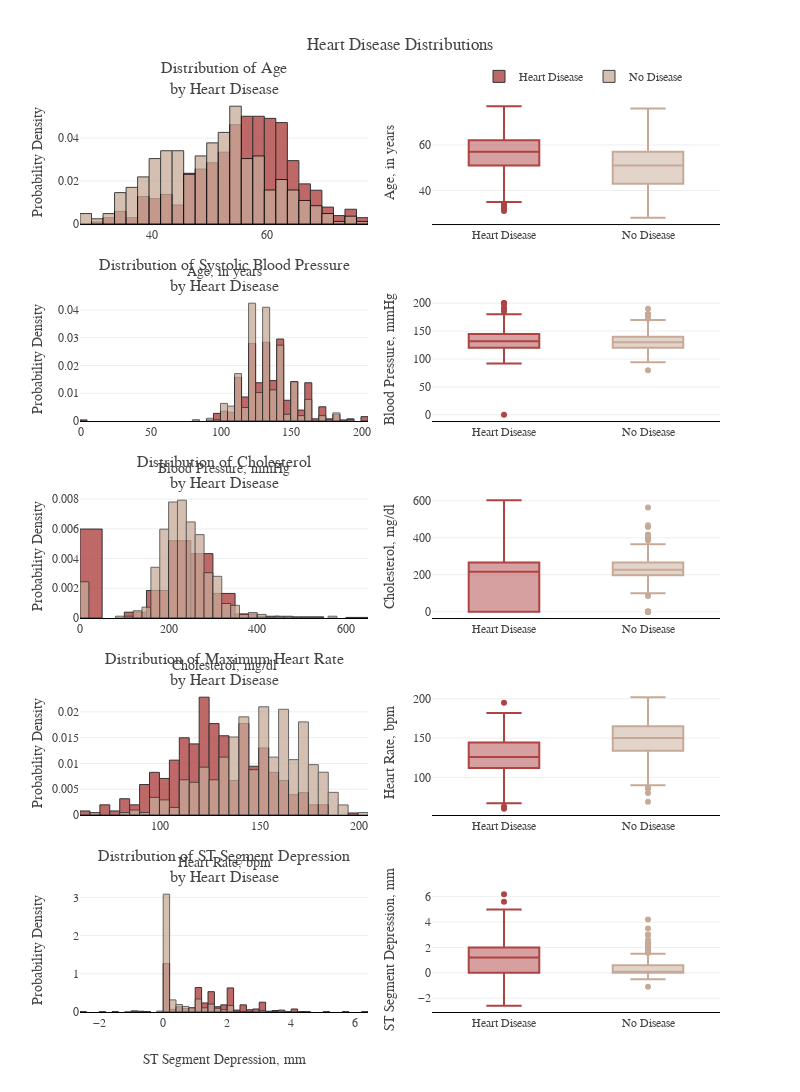

Source (notebook cell):
### Markdown cell above
Overall, the classes in our target variable, `HeartDisease`, are relatively balanced. Out of the total 918 patients in the data, 508 have been diagnosed with heart failure while 410 have not. The median age of patients with heart disease is 57, while those without heart disease are slightly younger with a median age of 51. Among men, approximately 63% have heart disease, while in women, about 1 in every 4 have been diagnosed with heart disease.

### Code cell
fig = make_subplots(rows=5, cols=2, vertical_spacing=0.08,
                    subplot_titles=("Distribution of Age<br>by Heart Disease", "", 
                                    "Distribution of Systolic Blood Pressure<br>by Heart Disease",  "",
                                    "Distribution of Cholesterol<br>by Heart Disease",  "", 
                                    "Distribution of Maximum Heart Rate<br>by Heart Disease", "" ,
                                    "Distribution of ST Segment Depression<br>by Heart Disease", ""))

fig.add_trace(go.Histogram(x=heart[heart.HeartDisease==1]['Age'], histnorm='probability density', 
                           marker=dict(color='#AF4343', line=dict(width=1, color='#000000')),
                           opacity=0.8, name="Heart Disease"),
              row=1, col=1)
fig.add_trace(go.Histogram(x=heart[heart.HeartDisease==0]['Age'], histnorm='probability density', 
                           marker=dict(color='#C6AA97', line=dict(width=1, color='#000000')), 
                           opacity=0.75, name="No Disease"),
              row=1, col=1)
fig.add_trace(go.Box(y=heart[heart.HeartDisease==1]['Age'], name="Heart Disease", 
                     marker_color = '#AF4343', showlegend=False),
              row=1, col=2)
fig.add_trace(go.Box(y=heart[heart.HeartDisease==0]['Age'], name="No Disease", 
                     marker_color = '#C6AA97', showlegend=False), 
              row=1, col=2)
fig.add_trace(go.Histogram(x=heart[heart.HeartDisease==1]['RestingBP'], histnorm='probability density', 
                           marker=dict(color='#AF4343', line=dict(width=1, color='#000000')),
                           opacity=0.8, name="Heart Disease", showlegend=False),
              row=2, col=1)
fig.add_trace(go.Histogram(x=heart[heart.HeartDisease==0]['RestingBP'], histnorm='probability density',
                           marker=dict(color='#C6AA97', line=dict(width=1, color='#333333')), 
                           opacity=0.75, name="No Disease", showlegend=False),
              row=2, col=1)
fig.add_trace(go.Box(y=heart[heart.HeartDisease==1]['RestingBP'], name="Heart Disease", 
                     marker_color = '#AF4343', showlegend=False),
              row=2, col=2)
fig.add_trace(go.Box(y=heart[heart.HeartDisease==0]['RestingBP'], name="No Disease", 
                     marker_color = '#C6AA97', showlegend=False), 
              row=2, col=2)
fig.add_trace(go.Histogram(x=heart[heart.HeartDisease==1]['Cholesterol'], histnorm='probability density', 
                           marker=dict(color='#AF4343', line=dict(width=1, color='#000000')),
                           opacity=0.8, name="Heart Disease", showlegend=False),
             row=3, col=1)
fig.add_trace(go.Histogram(x=heart[heart.HeartDisease==0]['Cholesterol'], histnorm='probability density', 
                           marker=dict(color='#C6AA97', line=dict(width=1, color='#333333')), 
                           opacity=0.75, name="No Disease", showlegend=False),
              row=3, col=1)
fig.add_trace(go.Box(y=heart[heart.HeartDisease==1]['Cholesterol'], name="Heart Disease", 
                     marker_color = '#AF4343', showlegend=False),
              row=3, col=2)
fig.add_trace(go.Box(y=heart[heart.HeartDisease==0]['Cholesterol'], name="No Disease", 
                     marker_color = '#C6AA97', showlegend=False), 
              row=3, col=2)
fig.add_trace(go.Histogram(x=heart[heart.HeartDisease==1]['MaxHR'], histnorm='probability density', 
                           marker=dict(color='#AF4343', line=dict(width=1, color='#000000')),
                           opacity=0.8, name="Heart Disease", showlegend=False),
             row=4, col=1)
fig.add_trace(go.Histogram(x=heart[heart.HeartDisease==0]['MaxHR'], histnorm='probability density', 
                           marker=dict(color='#C6AA97', line=dict(width=1, color='#333333')), 
                           opacity=0.75, name="No Disease", showlegend=False),
              row=4, col=1)
fig.add_trace(go.Box(y=heart[heart.HeartDisease==1]['MaxHR'], name="Heart Disease", 
                     marker_color = '#AF4343', showlegend=False),
              row=4, col=2)
fig.add_trace(go.Box(y=heart[heart.HeartDisease==0]['MaxHR'], name="No Disease", 
                     marker_color = '#C6AA97', showlegend=False), 
              row=4, col=2)
fig.add_trace(go.Histogram(x=heart[heart.HeartDisease==1]['Oldpeak'], histnorm='probability density', 
                           marker=dict(color='#AF4343', line=dict(width=1, color='#000000')),
                           opacity=0.8, name="Heart Disease", showlegend=False),
             row=5, col=1)
fig.add_trace(go.Histogram(x=heart[heart.HeartDisease==0]['Oldpeak'], histnorm='probability density', 
                           marker=dict(color='#C6AA97', line=dict(width=1, color='#333333')), 
                           opacity=0.75, name="No Disease", showlegend=False),
              row=5, col=1)
fig.add_trace(go.Box(y=heart[heart.HeartDisease==1]['Oldpeak'], name="Heart Disease", 
                     marker_color = '#AF4343', showlegend=False),
              row=5, col=2)
fig.add_trace(go.Box(y=heart[heart.HeartDisease==0]['Oldpeak'], name="No Disease", 
                     marker_color = '#C6AA97', showlegend=False), 
              row=5, col=2)
fig.update_layout(title="Heart Disease Distributions", 
                  xaxis1_title="Age, in years", yaxis1_title='Probability Density', 
                  yaxis2_title='Age, in years',
                  xaxis3_title="Blood Pressure, mmHg", yaxis3_title='Probability Density', 
                  yaxis4_title="Blood Pressure, mmHg",
                  xaxis5_title="Cholesterol, mg/dl", yaxis5_title='Probability Density',
                  yaxis6_title="Cholesterol, mg/dl",
                  xaxis7_title="Heart Rate, bpm", yaxis7_title='Probability Density', 
                  yaxis8_title="Heart Rate, bpm",
                  xaxis9_title="ST Segment Depression, mm", yaxis9_title='Probability Density',
                  yaxis10_title="ST Segment Depression, mm",
                  barmode='overlay', showlegend=True, template=temp,
                  legend=dict(orientation="h", yanchor="bottom", y=1.01, xanchor="right", x=.95),
                  height=2000, width=800)
fig.update_xaxes(showline=True, linewidth=1, linecolor='black', zeroline=False)
fig.update_yaxes(showline=False, zeroline=False)
fig.show()

### Figure 1 — Plotly figure (JSON) as saved in the notebook; plotly's stock layout.template omitted (floating-point values rounded to 4 significant figures; data arrays with more than 128 entries replaced by an {"elided": "..."} marker saying what was removed)
{"data": [{"histnorm": "probability density", "marker": {"color": "#AF4343", "line": {"color": "#000000", "width": 1}}, "name": "Heart Disease", "opacity": 0.8, "type": "histogram", "x": {"elided": "508 int values"}, "xaxis": "x", "yaxis": "y"}, {"histnorm": "probability density", "marker": {"color": "#C6AA97", "line": {"color": "#000000", "width": 1}}, "name": "No Disease", "opacity": 0.75, "type": "histogram", "x": {"elided": "410 int values"}, "xaxis": "x", "yaxis": "y"}, {"marker": {"color": "#AF4343"}, "name": "Heart Disease", "showlegend": false, "type": "box", "xaxis": "x2", "y": {"elided": "508 int values"}, "yaxis": "y2"}, {"marker": {"color": "#C6AA97"}, "name": "No Disease", "showlegend": false, "type": "box", "xaxis": "x2", "y": {"elided": "410 int values"}, "yaxis": "y2"}, {"histnorm": "probability density", "marker": {"color": "#AF4343", "line": {"color": "#000000", "width": 1}}, "name": "Heart Disease", "opacity": 0.8, "showlegend": false, "type": "histogram", "x": {"elided": "508 int values"}, "xaxis": "x3", "yaxis": "y3"}, {"histnorm": "probability density", "marker": {"color": "#C6AA97", "line": {"color": "#333333", "width": 1}}, "name": "No Disease", "opacity": 0.75, "showlegend": false, "type": "histogram", "x": {"elided": "410 int values"}, "xaxis": "x3", "yaxis": "y3"}, {"marker": {"color": "#AF4343"}, "name": "Heart Disease", "showlegend": false, "type": "box", "xaxis": "x4", "y": {"elided": "508 int values"}, "yaxis": "y4"}, {"marker": {"color": "#C6AA97"}, "name": "No Disease", "showlegend": false, "type": "box", "xaxis": "x4", "y": {"elided": "410 int values"}, "yaxis": "y4"}, {"histnorm": "probability density", "marker": {"color": "#AF4343", "line": {"color": "#000000", "width": 1}}, "name": "Heart Disease", "opacity": 0.8, "showlegend": false, "type": "histogram", "x": {"elided": "508 int values"}, "xaxis": "x5", "yaxis": "y5"}, {"histnorm": "probability density", "marker": {"color": "#C6AA97", "line": {"color": "#333333", "width": 1}}, "name": "No Disease", "opacity": 0.75, "showlegend": false, "type": "histogram", "x": {"elided": "410 int values"}, "xaxis": "x5", "yaxis": "y5"}, {"marker": {"color": "#AF4343"}, "name": "Heart Disease", "showlegend": false, "type": "box", "xaxis": "x6", "y": {"elided": "508 int values"}, "yaxis": "y6"}, {"marker": {"color": "#C6AA97"}, "name": "No Disease", "showlegend": false, "type": "box", "xaxis": "x6", "y": {"elided": "410 int values"}, "yaxis": "y6"}, {"histnorm": "probability density", "marker": {"color": "#AF4343", "line": {"color": "#000000", "width": 1}}, "name": "Heart Disease", "opacity": 0.8, "showlegend": false, "type": "histogram", "x": {"elided": "508 int values"}, "xaxis": "x7", "yaxis": "y7"}, {"histnorm": "probability density", "marker": {"color": "#C6AA97", "line": {"color": "#333333", "width": 1}}, "name": "No Disease", "opacity": 0.75, "showlegend": false, "type": "histogram", "x": {"elided": "410 int values"}, "xaxis": "x7", "yaxis": "y7"}, {"marker": {"color": "#AF4343"}, "name": "Heart Disease", "showlegend": false, "type": "box", "xaxis": "x8", "y": {"elided": "508 int values"}, "yaxis": "y8"}, {"marker": {"color": "#C6AA97"}, "name": "No Disease", "showlegend": false, "type": "box", "xaxis": "x8", "y": {"elided": "410 int values"}, "yaxis": "y8"}, {"histnorm": "probability density", "marker": {"color": "#AF4343", "line": {"color": "#000000", "width": 1}}, "name": "Heart Disease", "opacity": 0.8, "showlegend": false, "type": "histogram", "x": {"elided": "508 float values"}, "xaxis": "x9", "yaxis": "y9"}, {"histnorm": "probability density", "marker": {"color": "#C6AA97", "line": {"color": "#333333", "width": 1}}, "name": "No Disease", "opacity": 0.75, "showlegend": false, "type": "histogram", "x": {"elided": "410 float values"}, "xaxis": "x9", "yaxis": "y9"}, {"marker": {"color": "#AF4343"}, "name": "Heart Disease", "showlegend": false, "type": "box", "xaxis": "x10", "y": {"elided": "508 float values"}, "yaxis": "y10"}, {"marker": {"color": "#C6AA97"}, "name": "No Disease", "showlegend": false, "type": "box", "xaxis": "x10", "y": {"elided": "410 float values"}, "yaxis": "y10"}], "layout": {"annotations": [{"font": {"size": 16}, "showarrow": false, "text": "Distribution of Age<br>by Heart Disease", "x": 0.225, "xanchor": "center", "xref": "paper", "y": 1.0, "yanchor": "bottom", "yref": "paper"}, {"font": {"size": 16}, "showarrow": false, "text": "Distribution of Systolic Blood Pressure<br>by Heart Disease", "x": 0.225, "xanchor": "center", "xref": "paper", "y": 0.784, "yanchor": "bottom", "yref": "paper"}, {"font": {"size": 16}, "showarrow": false, "text": "Distribution of Cholesterol<br>by Heart Disease", "x": 0.225, "xanchor": "center", "xref": "paper", "y": 0.568, "yanchor": "bottom", "yref": "paper"}, {"font": {"size": 16}, "showarrow": false, "text": "Distribution of Maximum Heart Rate<br>by Heart Disease", "x": 0.225, "xanchor": "center", "xref": "paper", "y": 0.352, "yanchor": "bottom", "yref": "paper"}, {"font": {"size": 16}, "showarrow": false, "text": "Distribution of ST Segment Depression<br>by Heart Disease", "x": 0.225, "xanchor": "center", "xref": "paper", "y": 0.136, "yanchor": "bottom", "yref": "paper"}], "barmode": "overlay", "height": 2000, "legend": {"orientation": "h", "x": 0.95, "xanchor": "right", "y": 1.01, "yanchor": "bottom"}, "showlegend": true, "title": {"text": "Heart Disease Distributions"}, "width": 800, "xaxis": {"anchor": "y", "domain": [0, 0.45], "linecolor": "black", "linewidth": 1, "showline": true, "title": {"text": "Age, in years"}, "zeroline": false}, "xaxis10": {"anchor": "y10", "domain": [0.55, 1], "linecolor": "black", "linewidth": 1, "showline": true, "zeroline": false}, "xaxis2": {"anchor": "y2", "domain": [0.55, 1], "linecolor": "black", "linewidth": 1, "showline": true, "zeroline": false}, "xaxis3": {"anchor": "y3", "domain": [0, 0.45], "linecolor": "black", "linewidth": 1, "showline": true, "title": {"text": "Blood Pressure, mmHg"}, "zeroline": false}, "xaxis4": {"anchor": "y4", "domain": [0.55, 1], "linecolor": "black", "linewidth": 1, "showline": true, "zeroline": false}, "xaxis5": {"anchor": "y5", "domain": [0, 0.45], "linecolor": "black", "linewidth": 1, "showline": true, "title": {"text": "Cholesterol, mg/dl"}, "zeroline": false}, "xaxis6": {"anchor": "y6", "domain": [0.55, 1], "linecolor": "black", "linewidth": 1, "showline": true, "zeroline": false}, "xaxis7": {"anchor": "y7", "domain": [0, 0.45], "linecolor": "black", "linewidth": 1, "showline": true, "title": {"text": "Heart Rate, bpm"}, "zeroline": false}, "xaxis8": {"anchor": "y8", "domain": [0.55, 1], "linecolor": "black", "linewidth": 1, "showline": true, "zeroline": false}, "xaxis9": {"anchor": "y9", "domain": [0, 0.45], "linecolor": "black", "linewidth": 1, "showline": true, "title": {"text": "ST Segment Depression, mm"}, "zeroline": false}, "yaxis": {"anchor": "x", "domain": [0.864, 1.0], "showline": false, "title": {"text": "Probability Density"}, "zeroline": false}, "yaxis10": {"anchor": "x10", "domain": [0, 0.136], "showline": false, "title": {"text": "ST Segment Depression, mm"}, "zeroline": false}, "yaxis2": {"anchor": "x2", "domain": [0.864, 1.0], "showline": false, "title": {"text": "Age, in years"}, "zeroline": false}, "yaxis3": {"anchor": "x3", "domain": [0.648, 0.784], "showline": false, "title": {"text": "Probability Density"}, "zeroline": false}, "yaxis4": {"anchor": "x4", "domain": [0.648, 0.784], "showline": false, "title": {"text": "Blood Pressure, mmHg"}, "zeroline": false}, "yaxis5": {"anchor": "x5", "domain": [0.432, 0.568], "showline": false, "title": {"text": "Probability Density"}, "zeroline": false}, "yaxis6": {"anchor": "x6", "domain": [0.432, 0.568], "showline": false, "title": {"text": "Cholesterol, mg/dl"}, "zeroline": false}, "yaxis7": {"anchor": "x7", "domain": [0.216, 0.352], "showline": false, "title": {"text": "Probability Density"}, "zeroline": false}, "yaxis8": {"anchor": "x8", "domain": [0.216, 0.352], "showline": false, "title": {"text": "Heart Rate, bpm"}, "zeroline": false}, "yaxis9": {"anchor": "x9", "domain": [0, 0.136], "showline": false, "title": {"text": "Probability Density"}, "zeroline": false}}}
